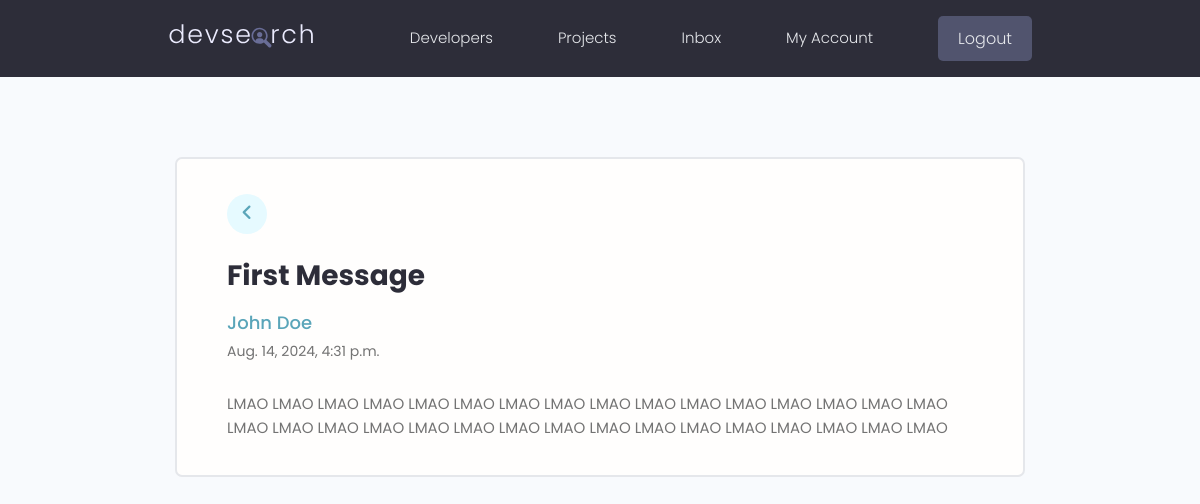
The app's page /inbox/9181b162-6125-4a27-900b-e11276225370 (signed in) with its own data.
### users/models.py (models this page shows, shortened)
class Message(models.Model):
    sender = models.ForeignKey(Profile, on_delete=models.SET_NULL, blank=True, null=True)
    recipient = models.ForeignKey(Profile, on_delete=models.SET_NULL, blank=True, null=True, related_name='messages')
    is_read = models.BooleanField(default=False, null=True)
    name = models.CharField(max_length=200, null=True, blank=True)
    subject = models.CharField(max_length=200, null=True, blank=True)
    email = models.EmailField(max_length=200, null=True, blank=True)
    body = models.TextField()
    created = models.DateTimeField(auto_now_add=True)
    id = models.UUIDField(default=uuid.uuid4, primary_key=True, unique=True, editable=False)
    ordering = ['is_read', '-created']

### users/views.py (the view)
# urls.py: path('inbox/<str:pk>', views.viewMessage, name='view-message'),
@login_required(login_url='login')
def viewMessage(request, pk):
    profile = request.user.profile
    message = profile.messages.get(id=pk)
    if message.is_read == False:
        message.is_read = True
        message.save()
    return render(request, 'users/message.html', {'message': message})

### users/templates/users/message.html
{% extends "main.html" %}
{% block content %}
  <main class="messagePage my-xl">
    <div class="content-box">
      <div class="message">
        <a class="backButton" href="{% url "inbox" %}"><i class="fa-solid fa-angle-left"></i></a>
        <h2 class="message__subject">{{message.subject}}</h4>
          <a href="profile.html" class="message__author">{{message.name}}</a>
          <p class="message__date">{{message.created}}</p>
          <div class="message__body">
            {{message.body | linebreaksbr}}
          </div>
        </div>
      </div>
    </main>
    {% endblock %}

### static/styles/app.css (style rules this page uses)
:root { --color-sub: #2d2d39; }
.content-box { width: 95%; max-width: 85rem; margin: 0 auto; }
.message { padding: 2.5rem 0; }
.message > a { display: flex; gap: 1rem; }
.message__author, .message__date { flex-basis: 25%; }
.message__subject { flex-basis: 50%; }
.message__date { text-align: right; }
.messagePage .message { list-style: none; background: var(--color-white); padding: 3.5rem 5rem; border: 2px solid var(--color-light); border-radius: 0.7rem; }
.messagePage .message__subject { font-size: 2.8rem; color: var(--color-sub); margin-bottom: 1rem; margin-top: 2rem; }
.messagePage .message__author { font-size: 1.8rem; font-weight: 500; }
.messagePage .message__date { font-size: 1.4rem; font-weight: 400; text-align: left; margin-bottom: 3rem; }
.backButton { background: var(--color-main-light); color: var(--color-main); width: 4rem; height: 4rem; display: flex; align-items: center; justify-content: center; border-radius: 50%; }
.backButton i { font-size: 1.8rem; }

### static/uikit/styles/modules/_variables.css (style rules this page uses)
:root { --color-main: #5aa5b9; --color-main-light: #e6faff; --color-sub: #3f4156; --color-sub-light: #51546e; --color-sub-lighter: #ededfd; --color-text: #737373; --color-gray: #8b8b8b; --color-light: #e5e7eb; --color-light-gray: #767676; --color-bg: #f8fafd; --color-white: #fffefd; --color-white-light: #f3f3f3; --color-success: #359e64; --color-success-bg: #def8e8; --color-error: #fc4b0b; --color-error-bg: #fff2ee; --font-base: 'Poppins', arial, helvetica, 'Segoe UI', roboto, ubuntu, sans-serif; --font-monospace: 'Fira Code', 'Courier New', courier, monospace; --font-regular: 300; --font-medium: 500; --font-bold: 700; --generic-shadow: 1px 1px 5px #00000010; --generic-transition: all 0.3s ease-in-out; }

### static/uikit/styles/modules/_base.css (style rules this page uses)
* { margin: 0; padding: 0; box-sizing: border-box; text-rendering: optimizeLegibility; color: inherit; font-size: inherit; }
html { font-size: 50%; }
@media only screen and (min-width: 480px) { html { font-size: 56.25%; } }
@media only screen and (min-width: 1200px) { html { font-size: 62.5%; } }
body { line-height: 1.6; font-weight: 400; font-size: 1.5rem; color: var(--color-text); background-color: var(--color-bg); min-height: 100vh; }

### static/uikit/styles/modules/_typography.css (style rules this page uses)
* { font-family: var(--font-base); }
h2 { font-size: 3.6rem; font-weight: var(--font-bold); }
p, span, strong { font-size: 1.6rem; color: var(--color-text); font-weight: var(--font-regular); }
a { padding-bottom: 2px; text-decoration: none; display: inline-block; color: var(--color-main); font-weight: var(--font-medium); }

### static/uikit/styles/modules/_utilities.css (style rules this page uses)
.my-xl { margin: 8rem auto; }

### records on screen
Message: subject "First Message", name "John Doe", created "Aug. 14, 2024, 4:31 p.m.", body "LMAO LMAO LMAO LMAO LMAO LMAO LMAO LMAO LMAO LMAO LMAO LMAO LMAO LMAO LMAO LMAO LMAO LMAO LMAO LMAO LMAO LMAO LMAO LMAO LMAO LMAO LMAO LMAO LMAO LMAO LMAO LMAO"
